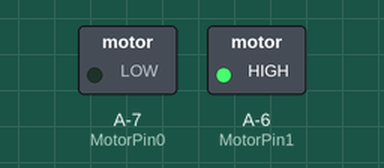
This sketch was run on a simulated ATtiny85, built for the host (arithmetic inside an expression is 32-bit, double 64-bit). Shown: switched loads named in the sketch (green lamp = pin HIGH).

Above: at 0.1 s.
Timing chart, 0 to 1.6 s (numbered marks = the images above):
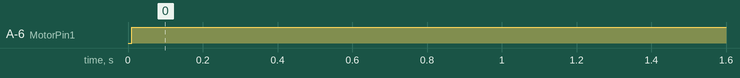

The sketch:

pos_control_Attiny84.ino
```cpp
#include <SoftwareSerial.h>
#include <Metro.h>


//MOTOR PWM PIN ASSIGNMENT
#define MotorPin0 7
#define MotorPin1 8


//ENCODER PIN ASSIGNMENT
#define encoderPinA 0
#define encoderPinB 1

SoftwareSerial mySerial(10, 9); //physical Rx 2  Tx 3

int cmdPos=50; //degree

//OLD VERSION ENC STATE
int pinAState = 0;int pinAStateOld = 0;int pinBState = 0;int pinBStateOld = 0;
volatile long unknownvalue = 0;
// ENC STATE
volatile long encoderPos = 0;
volatile long lastEncoder = 0;

//PID TERM
int Kp=5;

Metro mainTimer = Metro(10);


void setup() {

    pinMode(MotorPin0, OUTPUT);
    pinMode(MotorPin1, OUTPUT);

    pinMode(encoderPinA, INPUT);
    digitalWrite(encoderPinA, HIGH); // turn on pullup resistor
    pinMode(encoderPinB, INPUT);
    digitalWrite(encoderPinB, HIGH); // turn on pullup resistor


    mySerial.begin(19200);
    GIMSK  = 0b00110000; //Pin Change Interrupt Enable PCIF0 PCIF10
    PCMSK0 = 0b00000011; //turn on interrupt for PCINT0, PCINT1
    PCMSK1 = 0b00000011; //turn on interrupt for PCINT8, PCINT9


}

void loop(){
  if (mainTimer.check() == true) {


    //GET CMD FROM MEGA
    get_cmd_pos();

    //GET ENC
    double anglePos=get_angle_from_enc();

    //CONTROL STRATERGY
    double pidTerm=Kp*(cmdPos-anglePos);

    //SEND CMD
    send_cmd_to_motor(pidTerm,150); // pwm limit 52 is the fast speed that encoder can couter
    mySerialprintInt((int)anglePos);


    }
}


void mySerialprintInt(int v) {

    //SEND MSG BACK TO mySerial
    char cS='{';
    byte cH =highByte(int(v));
    byte cL =lowByte(int(v));
    char cF='}';
    mySerial.print(cS);mySerial.write(cH);mySerial.write(cL);mySerial.write(cF);

}

void mySerialprintint(int v) {

    //SEND MSG BACK TO mySerial
    mySerial.print(v);

}

void get_cmd_pos() {

    //GET POS_CMD FROM MEGA

    char rS=(char)mySerial.read();
    if(rS=='{'){
    char commandArray[3];
    mySerial.readBytes(commandArray,3);
    byte rH=commandArray[0];
    byte rL=commandArray[1];
    char rF=commandArray[2];
    if(rF=='}')
      cmdPos=(rH<<8)+rL;
    // ACTUALLY NOW WE DONT NEED TO SEND ENC TO MEGA
    //mySerial.print("  cmd  ");Serial.print(cmd0Pos);
    //mySerial.print("  rS  ");Serial.print(rS);
    //mySerial.print("  rH  ");Serial.print(rH);
    //mySerial.print("  rL  ");Serial.print(rL);
    //mySerial.print("  rF  ");Serial.println(rF);

    }

}


double get_angle_from_enc() {

    double result=1*encoderPos*0.00694;//(double)360/(64*810*1);
    return result;
}


void send_cmd_to_motor(int cmdpwm,int PWM_LIMIT) {

    int vPlus=0,vMinus=0;
    if(cmdpwm>=0)
    {
      vPlus=cmdpwm;
      vMinus=0;
    }
    else if(cmdpwm<0)
    {
      vPlus=0;
      vMinus=-cmdpwm;
    }

    if(vPlus>=PWM_LIMIT)
        vPlus=PWM_LIMIT;
    else if(vPlus<-PWM_LIMIT)
        vPlus=-PWM_LIMIT;


    if(vMinus>=PWM_LIMIT)
        vMinus=PWM_LIMIT;
    else if(vMinus<-PWM_LIMIT)
        vMinus=-PWM_LIMIT;
    analogWrite(MotorPin1,vPlus);
    analogWrite(MotorPin0,vMinus);

}


ISR(PCINT0_vect)
{

    //int MSB = digitalRead(encoderPinA); //MSB = most significant bit
    //int LSB = digitalRead(encoderPinB); //LSB = least significant bit
    byte encoder = (digitalRead(encoderPinA) << 1) | digitalRead(encoderPinB); //converting the 2 pin value to single number
    byte sum  = (lastEncoder << 2) | encoder; //adding it to the previous encoded value
    if(sum == 0b1101 || sum == 0b0100 || sum == 0b0010 || sum == 0b1011)
        encoderPos++;
    else if(sum == 0b1110 || sum == 0b0111 || sum == 0b0001 || sum == 0b1000)
        encoderPos--;
    else
        unknownvalue++;
    lastEncoder = encoder; //store this value for next time


}
```

Measured:
- by itself, A-6 (MotorPin1): LOW → HIGH at 0.01 s
